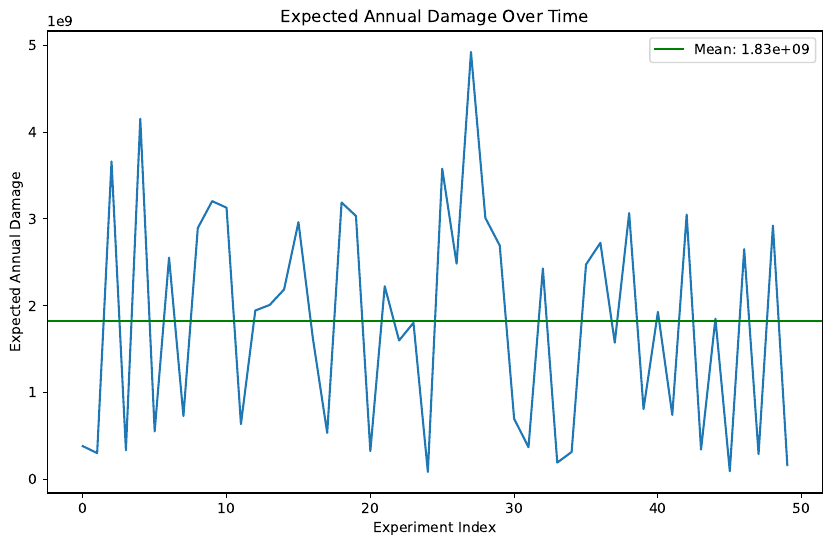

Reproduce this figure in Python.
import pandas as pd
import matplotlib.pyplot as plt
import seaborn as sns
from ema_workbench import Scenario, Policy, MultiprocessingEvaluator
from ema_workbench.em_framework.samplers import sample_uncertainties
from problem_formulation import get_model_for_problem_formulation
from ema_workbench.util import ema_logging

ema_logging.log_to_stderr(ema_logging.INFO)

def run_simulation():
    # Load the model
    model, steps = get_model_for_problem_formulation(2)

    # Define a reference scenario
    reference_values = {
        "Bmax": 175,
        "Brate": 1.5,
        "pfail": 0.5,
        "discount rate 0": 3.5,
        "discount rate 1": 3.5,
        "discount rate 2": 3.5,
        "ID flood wave shape": 4
    }
    scen1 = {key.name: reference_values[key.name.split('_')[-1]] if '_' in key.name else reference_values[key.name] for
             key in model.uncertainties}
    ref_scenario = Scenario("reference", **scen1)

    # Define a policy
    zero_policy = {
        "DaysToThreat": 0,
        "DikeIncrease 0": 0,
        "DikeIncrease 1": 0,
        "DikeIncrease 2": 0,
        "RfR 0": 0,
        "RfR 1": 0,
        "RfR 2": 0
    }
    pol0 = {key.name: zero_policy[key.name.split('_')[-1]] for key in model.levers}
    policy0 = Policy("Policy 0", **pol0)

    # Generate multiple scenarios
    n_scenarios = 50
    scenarios = sample_uncertainties(model, n_scenarios)

    # Run experiments using MultiprocessingEvaluator
    with MultiprocessingEvaluator(model) as evaluator:
        experiments, outcomes = evaluator.perform_experiments(scenarios=scenarios, policies=[policy0])

    # Convert results to DataFrame
    results = pd.DataFrame.from_dict(outcomes)

    return results

def analyze_results(results):
    # Display summary statistics
    summary = results.describe()
    print(summary)

    # Print the columns to verify the correct names
    print("Columns in the results DataFrame:", results.columns)

    # Adjust column name for plotting
    column_to_plot = 'Expected Annual Damage'  # Adjust based on your requirements

    # Calculate mean value
    mean_value = results[column_to_plot].mean()

    # Plot example results
    plt.figure(figsize=(10, 6))
    sns.lineplot(data=results, x=results.index, y=column_to_plot)
    plt.axhline(y=mean_value, color='green', linestyle='-', label=f'Mean: {mean_value:.2e}')
    plt.title('Expected Annual Damage Over Time')
    plt.xlabel('Experiment Index')
    plt.ylabel(column_to_plot)
    plt.legend()
    plt.savefig('InitialSetup.pdf', format='pdf', dpi=300, bbox_inches='tight')
    plt.show()

if __name__ == "__main__":
    results = run_simulation()
    analyze_results(results)
